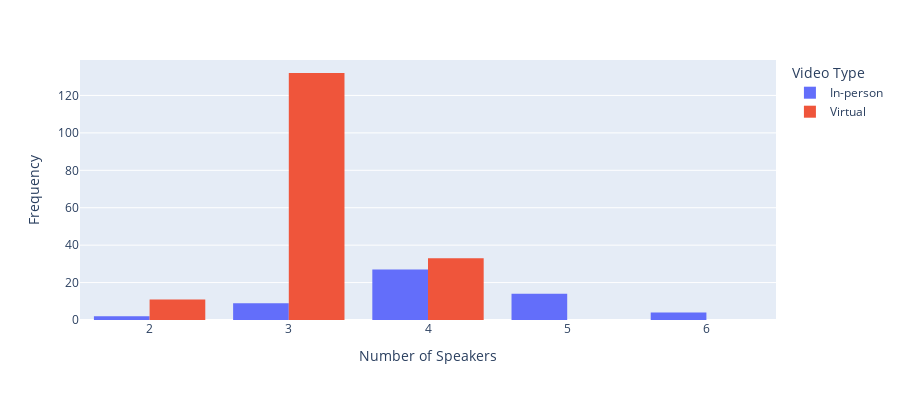

Write notebook code for a chart like this one.
### Code cell
fig = px.histogram(df4, x="Number of Speakers", y="Audio_pred", nbins=5,
             color='Video Type', barmode='group',
             height=400)
fig.update_layout(yaxis_title='Frequency')
fig.show()

### Figure 1 — Plotly figure (JSON) as saved in the notebook; plotly's stock layout.template omitted (floating-point values rounded to 4 significant figures)
{"data": [{"alignmentgroup": "True", "bingroup": "x", "histfunc": "sum", "hovertemplate": "Video Type=In-person<br>Number of Speakers=%{x}<br>sum of Audio_pred=%{y}<extra></extra>", "legendgroup": "In-person", "marker": {"color": "#636efa", "pattern": {"shape": ""}}, "name": "In-person", "nbinsx": 5, "offsetgroup": "In-person", "orientation": "v", "showlegend": true, "type": "histogram", "x": [5, 2, 4, 4, 4, 4, 4, 5, 5, 6, 4, 3, 4, 3, 3], "xaxis": "x", "y": [4, 2, 4, 4, 4, 4, 4, 5, 5, 4, 4, 3, 3, 3, 3], "yaxis": "y"}, {"alignmentgroup": "True", "bingroup": "x", "histfunc": "sum", "hovertemplate": "Video Type=Virtual<br>Number of Speakers=%{x}<br>sum of Audio_pred=%{y}<extra></extra>", "legendgroup": "Virtual", "marker": {"color": "#EF553B", "pattern": {"shape": ""}}, "name": "Virtual", "nbinsx": 5, "offsetgroup": "Virtual", "orientation": "v", "showlegend": true, "type": "histogram", "x": [3, 2, 2, 2, 2, 3, 3, 3, 3, 3, 3, 3, 3, 3, 3, 3, 3, 3, 3, 3, 3, 3, 3, 3, 4, 4, 4, 4, 4, 3, 3, 3, 3, 3, 3, 3, 3, 3, 3, 3, 3, 3, 3, 3, 3, 3, 3, 3, 3, 3, 3, 3, 3, 3, 3, 4, 4, 4, 3, 4, 4], "xaxis": "x", "y": [3, 3, 2, 4, 2, 3, 3, 3, 3, 3, 3, 3, 2, 2, 2, 2, 3, 2, 3, 2, 3, 3, 3, 2, 3, 5, 2, 4, 4, 3, 3, 3, 4, 5, 4, 3, 3, 2, 2, 3, 3, 3, 3, 3, 3, 3, 2, 2, 3, 2, 3, 2, 3, 3, 4, 3, 3, 3, 2, 3, 3], "yaxis": "y"}], "layout": {"barmode": "group", "height": 400, "legend": {"title": {"text": "Video Type"}, "tracegroupgap": 0}, "margin": {"t": 60}, "xaxis": {"anchor": "y", "domain": [0, 1], "title": {"text": "Number of Speakers"}}, "yaxis": {"anchor": "x", "domain": [0, 1], "title": {"text": "Frequency"}}}}
